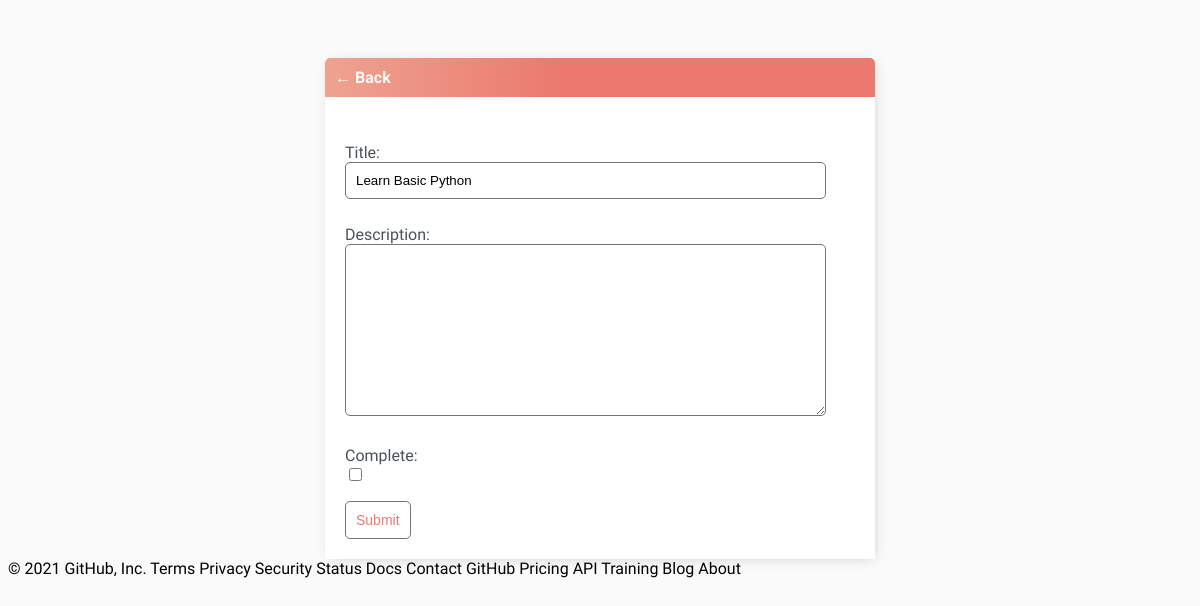
The page /task-update/5/ (signed in) on the database as committed earlier.
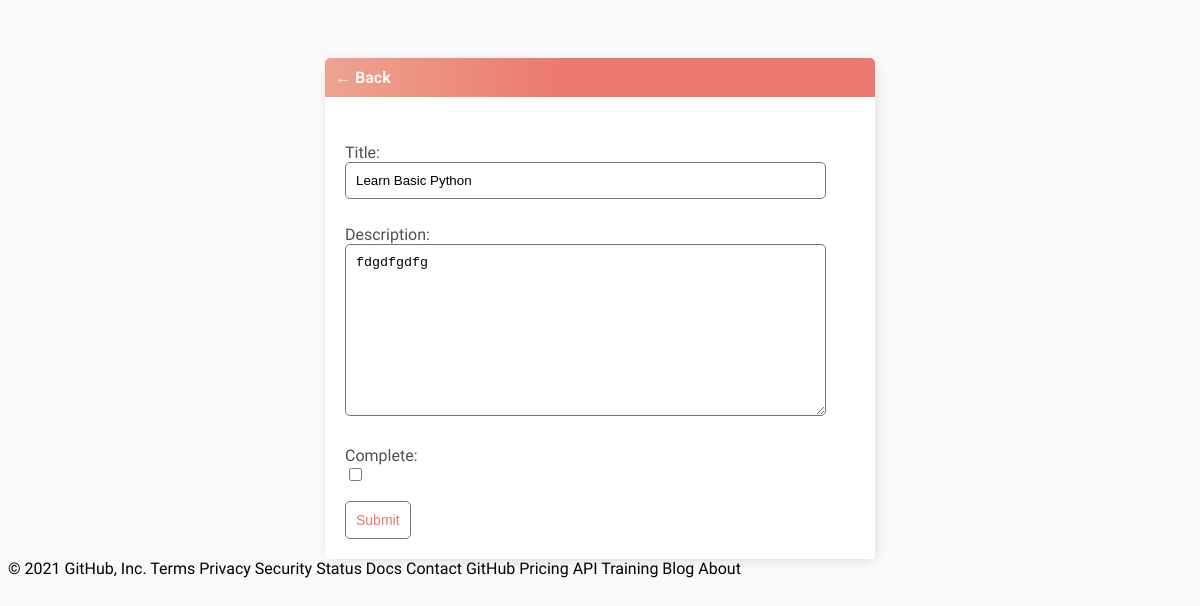
The same page on the database as committed later.
### base/models.py (models this page shows, shortened)
class Task(models.Model):
    user = models.ForeignKey(User, on_delete=models.CASCADE, null=True, blank=True)
    title = models.CharField(max_length=200)
    description = models.TextField(null=True, blank=True)
    complete = models.BooleanField(default=False)
    created = models.DateTimeField(auto_now_add=True)
    class Meta:
        ordering = ['complete']

### base/views.py (the view)
# urls.py: path('task-update/<int:pk>/', TaskUpdate.as_view(), name='task-update'),
class TaskUpdate(LoginRequiredMixin, UpdateView):
    model = Task
    fields = ['title', 'description', 'complete']
    success_url = reverse_lazy('tasks')

### base/templates/base/task_form.html (shortened to what this page needs)
{% extends 'base/main.html' %}
{% block content %}
<div class="header-bar">
    <a href="{% url 'tasks' %}">&#8592; Back</a>
</div>
<div class="card-body">
    <form method="POST" action="">
        {{form.as_p}}
        <input class="button" type="submit" value="Submit">
    </form>
</div>
{% endblock content %}

Rows that differ between the two databases and show on the page:
changed Task "Learn Basic Python": description (not shown) → "fdgdfgdfg"
